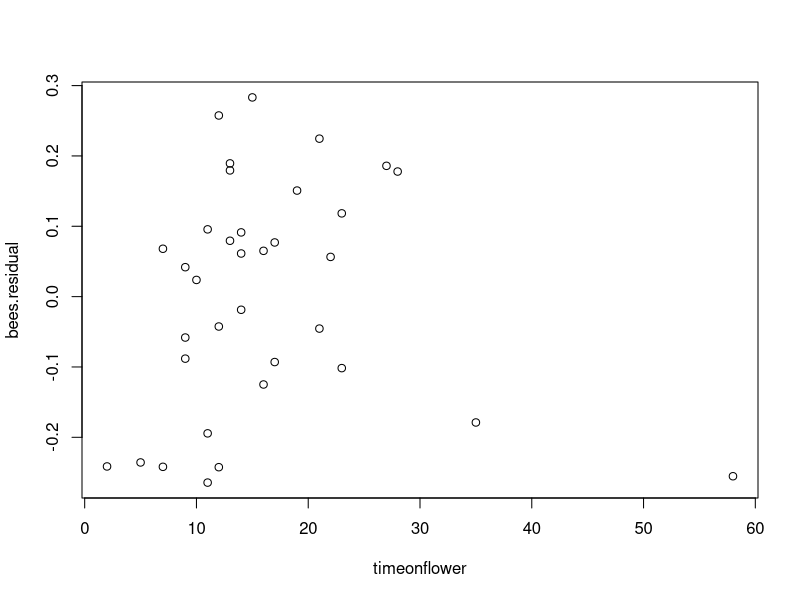
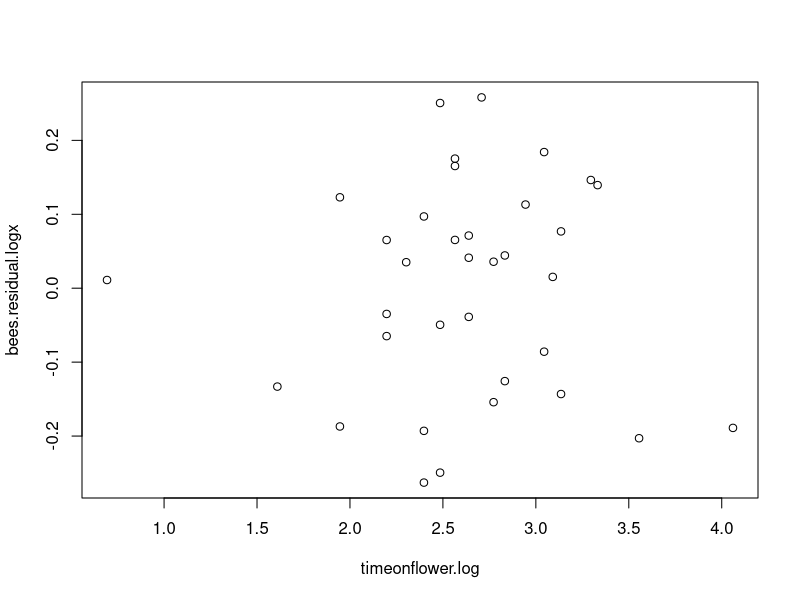
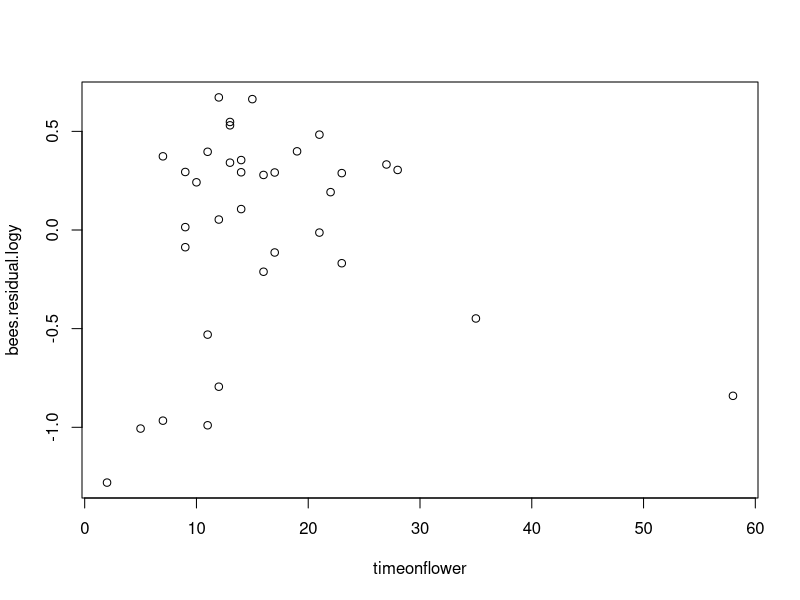
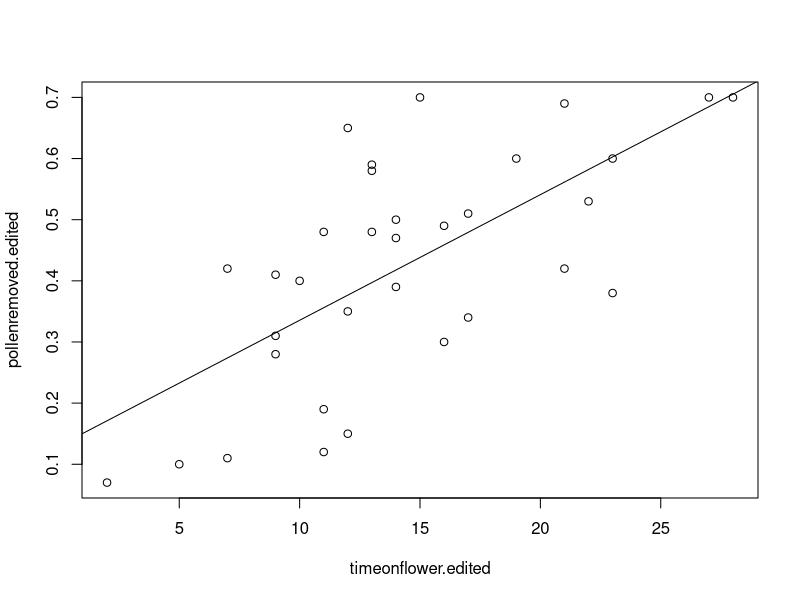

Reproduce these figures in R, in order.
## ---- chunk 1
knitr::opts_chunk$set(echo = TRUE)
library(tidyverse)
## ---- chunk 2
pollen <- read_csv("data/ex0327.csv")
queen <- pollen %>%
  filter(BeeType == "Queen")
## ---- chunk 3
pollenremoved <- queen$PollenRemoved
timeonflower <- queen$DurationOfVisit

# Plot the residuals
bees.residual <- resid(lm(pollenremoved ~ timeonflower, data = queen))
plot(bees.residual ~ timeonflower)
## ---- chunk 4
pollenremoved.log <- log(queen$PollenRemoved)
timeonflower.log <- log(queen$DurationOfVisit)

# Plot various transformation residual plots
## Plot log of explanitory variable = time on flower
bees.residual.logx <- resid(lm(pollenremoved ~ timeonflower.log, data = queen))
plot(bees.residual.logx ~ timeonflower.log)

# Plot log of the response variable
bees.residual.logy <- resid(lm(pollenremoved.log ~ timeonflower, data = queen))
plot(bees.residual.logy ~ timeonflower)

## ---- chunk 5
queen.edited <- queen %>% 
  filter(!(queen$DurationOfVisit >= 31))

timeonflower.edited <- queen.edited$DurationOfVisit
pollenremoved.edited <- queen.edited$PollenRemoved

plot(pollenremoved.edited ~ timeonflower.edited)
abline(lm(pollenremoved.edited ~ timeonflower.edited))
